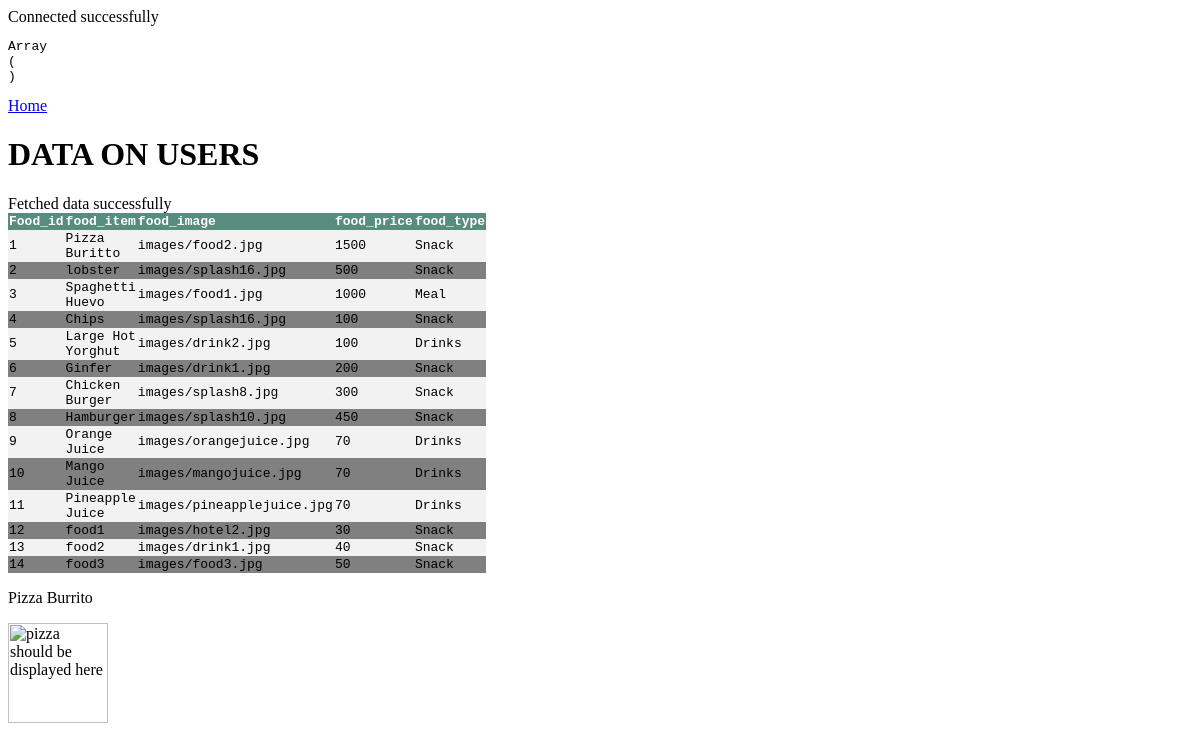
Page /view_menu.php on the committed database.
### tables this page shows
CREATE TABLE `food` (
  `food_id` int(4) NOT NULL,
  `food_item` varchar(100) NOT NULL,
  `food_image` mediumtext DEFAULT NULL,
  `food_price` int(6) NOT NULL,
  `food_type` varchar(15) NOT NULL
);

### view_menu.php (the view, shortened to what this page needs)
<?php
require_once("db_connect.php");
echo "<pre>";
print_r($_POST);
echo "</pre>";
?>
<!DOCTYPE html>
<html>
<head>
</head>
<body>
	<div class="omg">
	<a><?php session_start(); echo htmlspecialchars($_SESSION["username"]); ?>
		<a href="welcome.php">Home</a>
	    <table>
		    <h1>DATA ON USERS</h1>
		        <tr>
			        <th>Food_id</th>
			        <th>food_item</th>
			        <th>food_image</th>
					<th>food_price</th>
					<th>food_type</th>
		        </tr>
            <?php
            $sql = "SELECT food_id, food_item,food_image,food_price,food_type FROM food";
            $result = mysqli_query($link, $sql);
             while($row = mysqli_fetch_assoc($result)) {
            echo "
      		<tr>
      			<td>".$row["food_id"]. "</td>
      			<td>" .$row["food_item"]. "</td>
                  <td>".$row["food_image"] . "</td>
				  <td>".$row["food_price"] . "</td>
				  <td>".$row["food_type"] . "</td>
      		</tr>" ;
             }
            ?>
		</table>
    </div>
    <div class="time">
        <p>Pizza Burrito</p>
		<img src="<?php echo $row["food_image"]; mysqli_close($link);?>" alt="pizza should be displayed here" height="100" width="100">
    </div>
	</body>
</html>

### view_menu.php (style rules this page uses)
table { border-collapse: collapse; width: 30%; font-family: monospace; background-color: grey; text-align: left; }
th { background-color: #588c7e; color: white; }
tr:nth-child(even) { background-color: #f2f2f2; }
.omg { box-sizing: border-box; }

### rows in the picture
food: food_id "1", food_item "Pizza Buritto", food_image "images/food2.jpg", food_price "1500", food_type "Snack"
food: food_id "2", food_item "lobster", food_image "images/splash16.jpg", food_price "500", food_type "Snack"
food: food_id "3", food_item "Spaghetti Huevo", food_image "images/food1.jpg", food_price "1000", food_type "Meal"
food: food_id "4", food_item "Chips", food_image "images/splash16.jpg", food_price "100", food_type "Snack"
food: food_id "5", food_item "Large Hot Yorghut", food_image "images/drink2.jpg", food_price "100", food_type "Drinks"
food: food_id "6", food_item "Ginfer", food_image "images/drink1.jpg", food_price "200", food_type "Snack"
food: food_id "7", food_item "Chicken Burger", food_image "images/splash8.jpg", food_price "300", food_type "Snack"
food: food_id "8", food_item "Hamburger", food_image "images/splash10.jpg", food_price "450", food_type "Snack"
food: food_id "9", food_item "Orange Juice", food_image "images/orangejuice.jpg", food_price "70", food_type "Drinks"
food: food_id "10", food_item "Mango Juice", food_image "images/mangojuice.jpg", food_price "70", food_type "Drinks"
food: food_id "11", food_item "Pineapple Juice", food_image "images/pineapplejuice.jpg", food_price "70", food_type "Drinks"
food: food_id "12", food_item "food1", food_image "images/hotel2.jpg", food_price "30", food_type "Snack"
food: food_id "13", food_item "food2", food_image "images/drink1.jpg", food_price "40", food_type "Snack"
food: food_id "14", food_item "food3", food_image "images/food3.jpg", food_price "50", food_type "Snack"
